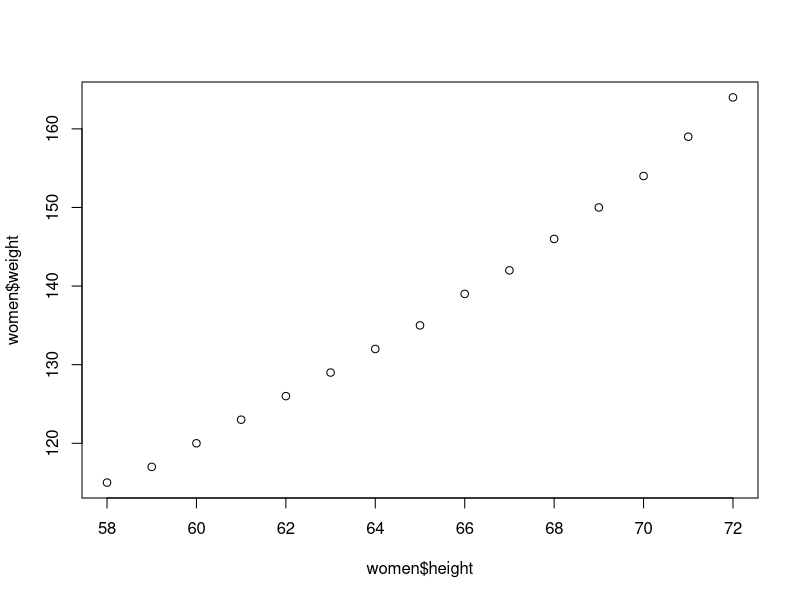
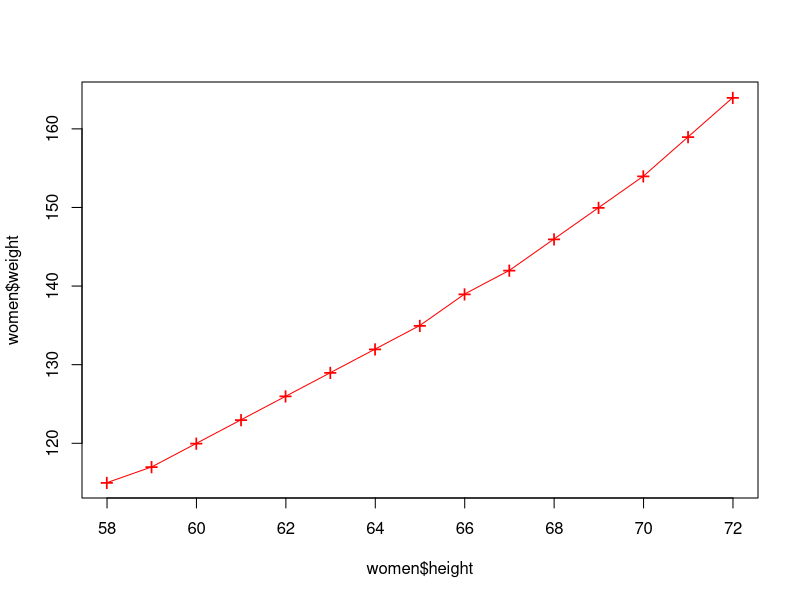
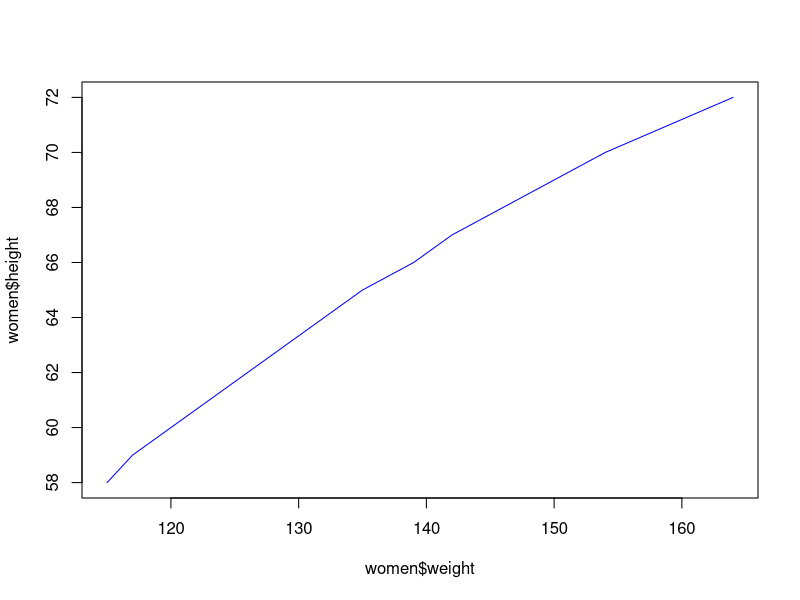
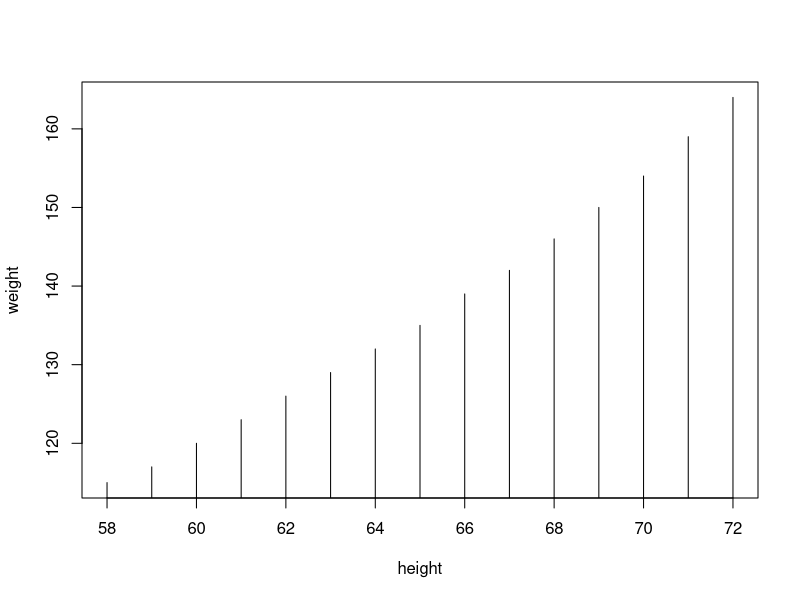
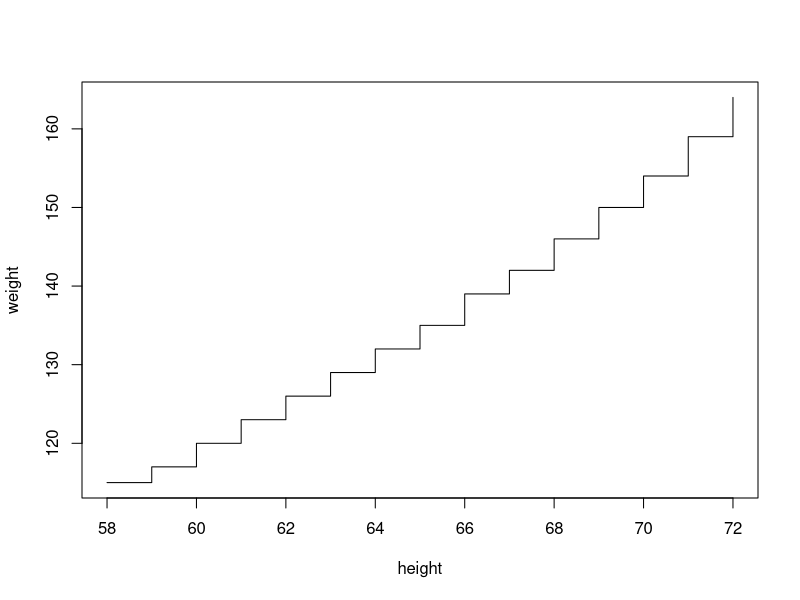

Here is the R script that generated these plots, in order:
# 1장 연습문제
# 1. 현재 작업공간을 확인하고 "C:/Rwork/Part-I"로 변경하시오.
getwd() # 현재 작업공간 확인
setwd("C:/Users/acorn/Documents/Rwork/Part-I") # 작업공간 변경

# 2. 다음 조건에 맞게 name, age, address 변수를 생성하고처리하세요.
# 2.1 각 변수의 특성에 맞게 값을 초기화하고 결과를 확인한다.
name <- "Ronaldo"
name
age <- 32
age
address <- "Portugal"
address
# 2.2 각 변수를 대상으로 자료형을 확인한다.
mode(name)
class(name)
is.character(name)
mode(age)
class(age)
is.numeric(age)
mode(address)
class(address)
is.character(address)

# 3. R에서 제공하는 women 데이터 셋을 다음과 같이 처리하시오.
# 3.1 women 데이터 셋은 어떤 데이터의 모음인가?
# 3.2 women 데이터 셋의 자료형과 자료구조는?
women
str(women)
mode(women) # 자료의 성격(물리적) : lsit
class(women) # 자료 구조의 성격(추상적) : data.frame
mode(women$height); class(women$weight); # 변수의 성격: numeric, numeric
women$weight

# 3.3 plot() 함수를 이용하여 기본 차트 그리기
pdf(file="C:/Users/acorn/Documents/Rwork/women.pdf")
plot(women$weight~women$height) # y축~x축 default
plot(women$weight~women$height, type="o", cex=1.5, pch="+", col="red")
plot(women$height~women$weight, type="l", col="blue")
plot(women, type="h")
plot(women, type="s")
dev.off()

# 4 R에서 제공하는 c()함수를 이용하여 백터를 생성하고 데이터를 처리하시오.
# 4.1 1~100까지 백터 생성
vec1 <- c(1:100)
vec1
# 4.2 백터 평균 구하기
mean(vec1)

# 5 R 프로그래밍 언어의 특징을 2가지만 기술
# 객체지향언어, 고속메모리 처리